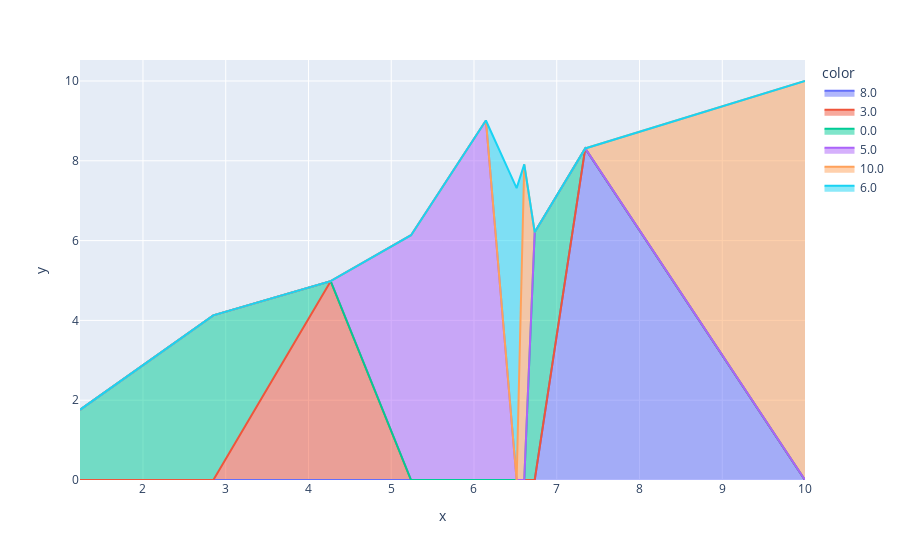

This figure's notebook cell:
### Code cell
fig.show()

### Figure 1 — Plotly figure (JSON) as saved in the notebook; plotly's stock layout.template omitted (floating-point values rounded to 4 significant figures)
{"data": [{"fillpattern": {"shape": ""}, "hovertemplate": "<b>%{hovertext}</b><br><br>color=8.0<br>x=%{x}<br>y=%{y}<extra></extra>", "hovertext": [8], "legendgroup": "8.0", "line": {"color": "#636efa"}, "marker": {"symbol": "circle"}, "mode": "lines", "name": "8.0", "orientation": "v", "showlegend": true, "stackgroup": "1", "type": "scatter", "x": [7.344], "xaxis": "x", "y": [8.31], "yaxis": "y"}, {"fillpattern": {"shape": ""}, "hovertemplate": "<b>%{hovertext}</b><br><br>color=3.0<br>x=%{x}<br>y=%{y}<extra></extra>", "hovertext": [3], "legendgroup": "3.0", "line": {"color": "#EF553B"}, "marker": {"symbol": "circle"}, "mode": "lines", "name": "3.0", "orientation": "v", "showlegend": true, "stackgroup": "1", "type": "scatter", "x": [4.268], "xaxis": "x", "y": [4.983], "yaxis": "y"}, {"fillpattern": {"shape": ""}, "hovertemplate": "<b>%{hovertext}</b><br><br>color=0.0<br>x=%{x}<br>y=%{y}<extra></extra>", "hovertext": [0, 0, 0], "legendgroup": "0.0", "line": {"color": "#00cc96"}, "marker": {"symbol": "circle"}, "mode": "lines", "name": "0.0", "orientation": "v", "showlegend": true, "stackgroup": "1", "type": "scatter", "x": [1.239, 2.85, 6.734], "xaxis": "x", "y": [1.758, 4.126, 6.209], "yaxis": "y"}, {"fillpattern": {"shape": ""}, "hovertemplate": "<b>%{hovertext}</b><br><br>color=5.0<br>x=%{x}<br>y=%{y}<extra></extra>", "hovertext": [5, 5], "legendgroup": "5.0", "line": {"color": "#ab63fa"}, "marker": {"symbol": "circle"}, "mode": "lines", "name": "5.0", "orientation": "v", "showlegend": true, "stackgroup": "1", "type": "scatter", "x": [6.144, 5.239], "xaxis": "x", "y": [9.01, 6.135], "yaxis": "y"}, {"fillpattern": {"shape": ""}, "hovertemplate": "<b>%{hovertext}</b><br><br>color=10.0<br>x=%{x}<br>y=%{y}<extra></extra>", "hovertext": [10, 10], "legendgroup": "10.0", "line": {"color": "#FFA15A"}, "marker": {"symbol": "circle"}, "mode": "lines", "name": "10.0", "orientation": "v", "showlegend": true, "stackgroup": "1", "type": "scatter", "x": [6.607, 10], "xaxis": "x", "y": [7.91, 10], "yaxis": "y"}, {"fillpattern": {"shape": ""}, "hovertemplate": "<b>%{hovertext}</b><br><br>color=6.0<br>x=%{x}<br>y=%{y}<extra></extra>", "hovertext": [6], "legendgroup": "6.0", "line": {"color": "#19d3f3"}, "marker": {"symbol": "circle"}, "mode": "lines", "name": "6.0", "orientation": "v", "showlegend": true, "stackgroup": "1", "type": "scatter", "x": [6.515], "xaxis": "x", "y": [7.314], "yaxis": "y"}], "layout": {"legend": {"title": {"text": "color"}, "tracegroupgap": 0}, "margin": {"t": 60}, "xaxis": {"anchor": "y", "domain": [0, 1], "title": {"text": "x"}}, "yaxis": {"anchor": "x", "domain": [0, 1], "title": {"text": "y"}}}}
